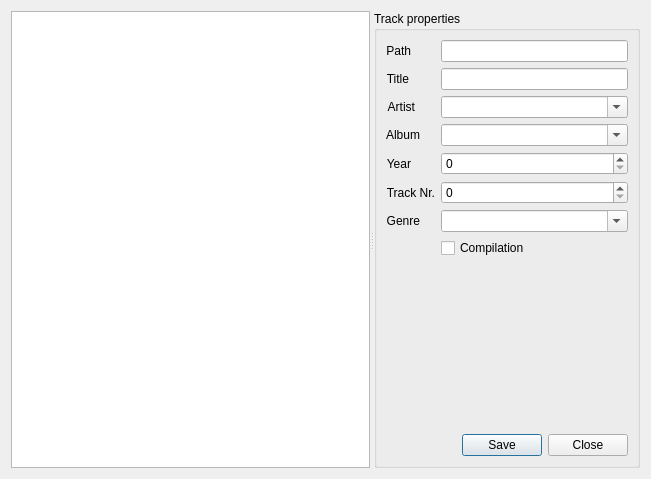
<?xml version="1.0" encoding="UTF-8"?>
<ui version="4.0">
 <class>CTagEditDialog</class>
 <widget class="QDialog" name="CTagEditDialog">
  <property name="geometry">
   <rect>
    <x>0</x>
    <y>0</y>
    <width>651</width>
    <height>479</height>
   </rect>
  </property>
  <property name="windowTitle">
   <string>Tag editor</string>
  </property>
  <layout class="QVBoxLayout" name="verticalLayout">
   <item>
    <widget class="QSplitter" name="splitter">
     <property name="orientation">
      <enum>Qt::Horizontal</enum>
     </property>
     <widget class="QTableView" name="tableView">
      <property name="alternatingRowColors">
       <bool>true</bool>
      </property>
      <property name="selectionMode">
       <enum>QAbstractItemView::SingleSelection</enum>
      </property>
      <property name="selectionBehavior">
       <enum>QAbstractItemView::SelectRows</enum>
      </property>
     </widget>
     <widget class="QGroupBox" name="groupBox">
      <property name="title">
       <string>Track properties</string>
      </property>
      <layout class="QGridLayout" name="gridLayout">
       <item row="0" column="0">
        <widget class="QLabel" name="label">
         <property name="sizePolicy">
          <sizepolicy hsizetype="Maximum" vsizetype="Preferred">
           <horstretch>0</horstretch>
           <verstretch>0</verstretch>
          </sizepolicy>
         </property>
         <property name="text">
          <string>Path</string>
         </property>
         <property name="alignment">
          <set>Qt::AlignRight|Qt::AlignTrailing|Qt::AlignVCenter</set>
         </property>
        </widget>
       </item>
       <item row="0" column="1">
        <widget class="QLineEdit" name="pathEdit">
         <property name="sizePolicy">
          <sizepolicy hsizetype="Preferred" vsizetype="Fixed">
           <horstretch>0</horstretch>
           <verstretch>0</verstretch>
          </sizepolicy>
         </property>
         <property name="readOnly">
          <bool>true</bool>
         </property>
        </widget>
       </item>
       <item row="1" column="0">
        <widget class="QLabel" name="label_2">
         <property name="sizePolicy">
          <sizepolicy hsizetype="Maximum" vsizetype="Preferred">
           <horstretch>0</horstretch>
           <verstretch>0</verstretch>
          </sizepolicy>
         </property>
         <property name="text">
          <string>Title</string>
         </property>
         <property name="alignment">
          <set>Qt::AlignRight|Qt::AlignTrailing|Qt::AlignVCenter</set>
         </property>
        </widget>
       </item>
       <item row="1" column="1">
        <widget class="QLineEdit" name="titleEdit">
         <property name="sizePolicy">
          <sizepolicy hsizetype="Preferred" vsizetype="Fixed">
           <horstretch>0</horstretch>
           <verstretch>0</verstretch>
          </sizepolicy>
         </property>
        </widget>
       </item>
       <item row="2" column="0">
        <widget class="QLabel" name="label_3">
         <property name="sizePolicy">
          <sizepolicy hsizetype="Maximum" vsizetype="Preferred">
           <horstretch>0</horstretch>
           <verstretch>0</verstretch>
          </sizepolicy>
         </property>
         <property name="text">
          <string>Artist</string>
         </property>
         <property name="alignment">
          <set>Qt::AlignRight|Qt::AlignTrailing|Qt::AlignVCenter</set>
         </property>
        </widget>
       </item>
       <item row="2" column="1">
        <widget class="QComboBox" name="artistEdit">
         <property name="sizePolicy">
          <sizepolicy hsizetype="Preferred" vsizetype="Fixed">
           <horstretch>0</horstretch>
           <verstretch>0</verstretch>
          </sizepolicy>
         </property>
         <property name="editable">
          <bool>true</bool>
         </property>
        </widget>
       </item>
       <item row="3" column="0">
        <widget class="QLabel" name="label_4">
         <property name="sizePolicy">
          <sizepolicy hsizetype="Maximum" vsizetype="Preferred">
           <horstretch>0</horstretch>
           <verstretch>0</verstretch>
          </sizepolicy>
         </property>
         <property name="text">
          <string>Album</string>
         </property>
         <property name="alignment">
          <set>Qt::AlignRight|Qt::AlignTrailing|Qt::AlignVCenter</set>
         </property>
        </widget>
       </item>
       <item row="3" column="1">
        <widget class="QComboBox" name="albumEdit">
         <property name="sizePolicy">
          <sizepolicy hsizetype="Preferred" vsizetype="Fixed">
           <horstretch>0</horstretch>
           <verstretch>0</verstretch>
          </sizepolicy>
         </property>
         <property name="editable">
          <bool>true</bool>
         </property>
        </widget>
       </item>
       <item row="4" column="0">
        <widget class="QLabel" name="label_5">
         <property name="sizePolicy">
          <sizepolicy hsizetype="Maximum" vsizetype="Preferred">
           <horstretch>0</horstretch>
           <verstretch>0</verstretch>
          </sizepolicy>
         </property>
         <property name="text">
          <string>Year</string>
         </property>
         <property name="alignment">
          <set>Qt::AlignRight|Qt::AlignTrailing|Qt::AlignVCenter</set>
         </property>
        </widget>
       </item>
       <item row="4" column="1">
        <widget class="QSpinBox" name="yearEdit">
         <property name="sizePolicy">
          <sizepolicy hsizetype="Preferred" vsizetype="Fixed">
           <horstretch>0</horstretch>
           <verstretch>0</verstretch>
          </sizepolicy>
         </property>
         <property name="maximum">
          <number>9999</number>
         </property>
        </widget>
       </item>
       <item row="5" column="0">
        <widget class="QLabel" name="label_6">
         <property name="sizePolicy">
          <sizepolicy hsizetype="Maximum" vsizetype="Preferred">
           <horstretch>0</horstretch>
           <verstretch>0</verstretch>
          </sizepolicy>
         </property>
         <property name="text">
          <string>Track Nr.</string>
         </property>
         <property name="alignment">
          <set>Qt::AlignRight|Qt::AlignTrailing|Qt::AlignVCenter</set>
         </property>
        </widget>
       </item>
       <item row="5" column="1">
        <widget class="QSpinBox" name="trackEdit">
         <property name="sizePolicy">
          <sizepolicy hsizetype="Preferred" vsizetype="Fixed">
           <horstretch>0</horstretch>
           <verstretch>0</verstretch>
          </sizepolicy>
         </property>
         <property name="maximum">
          <number>9999</number>
         </property>
        </widget>
       </item>
       <item row="6" column="0">
        <widget class="QLabel" name="label_7">
         <property name="sizePolicy">
          <sizepolicy hsizetype="Maximum" vsizetype="Preferred">
           <horstretch>0</horstretch>
           <verstretch>0</verstretch>
          </sizepolicy>
         </property>
         <property name="text">
          <string>Genre</string>
         </property>
         <property name="alignment">
          <set>Qt::AlignRight|Qt::AlignTrailing|Qt::AlignVCenter</set>
         </property>
        </widget>
       </item>
       <item row="6" column="1">
        <widget class="QComboBox" name="genreEdit">
         <property name="sizePolicy">
          <sizepolicy hsizetype="Preferred" vsizetype="Fixed">
           <horstretch>0</horstretch>
           <verstretch>0</verstretch>
          </sizepolicy>
         </property>
         <property name="editable">
          <bool>true</bool>
         </property>
        </widget>
       </item>
       <item row="10" column="0" colspan="2">
        <spacer name="verticalSpacer">
         <property name="orientation">
          <enum>Qt::Vertical</enum>
         </property>
         <property name="sizeHint" stdset="0">
          <size>
           <width>20</width>
           <height>40</height>
          </size>
         </property>
        </spacer>
       </item>
       <item row="11" column="0" colspan="2">
        <widget class="QDialogButtonBox" name="buttonBox">
         <property name="orientation">
          <enum>Qt::Horizontal</enum>
         </property>
         <property name="standardButtons">
          <set>QDialogButtonBox::Close|QDialogButtonBox::Save</set>
         </property>
        </widget>
       </item>
       <item row="9" column="0" colspan="2">
        <widget class="QLabel" name="artworkLbl">
         <property name="text">
          <string/>
         </property>
         <property name="alignment">
          <set>Qt::AlignCenter</set>
         </property>
        </widget>
       </item>
       <item row="8" column="0" colspan="2">
        <spacer name="verticalSpacer_2">
         <property name="orientation">
          <enum>Qt::Vertical</enum>
         </property>
         <property name="sizeHint" stdset="0">
          <size>
           <width>20</width>
           <height>40</height>
          </size>
         </property>
        </spacer>
       </item>
       <item row="7" column="1">
        <widget class="QCheckBox" name="compilationBox">
         <property name="text">
          <string>Compilation</string>
         </property>
        </widget>
       </item>
      </layout>
     </widget>
    </widget>
   </item>
  </layout>
 </widget>
 <resources/>
 <connections>
  <connection>
   <sender>buttonBox</sender>
   <signal>accepted()</signal>
   <receiver>CTagEditDialog</receiver>
   <slot>accept()</slot>
   <hints>
    <hint type="sourcelabel">
     <x>248</x>
     <y>254</y>
    </hint>
    <hint type="destinationlabel">
     <x>157</x>
     <y>274</y>
    </hint>
   </hints>
  </connection>
  <connection>
   <sender>buttonBox</sender>
   <signal>rejected()</signal>
   <receiver>CTagEditDialog</receiver>
   <slot>reject()</slot>
   <hints>
    <hint type="sourcelabel">
     <x>316</x>
     <y>260</y>
    </hint>
    <hint type="destinationlabel">
     <x>286</x>
     <y>274</y>
    </hint>
   </hints>
  </connection>
 </connections>
</ui>
